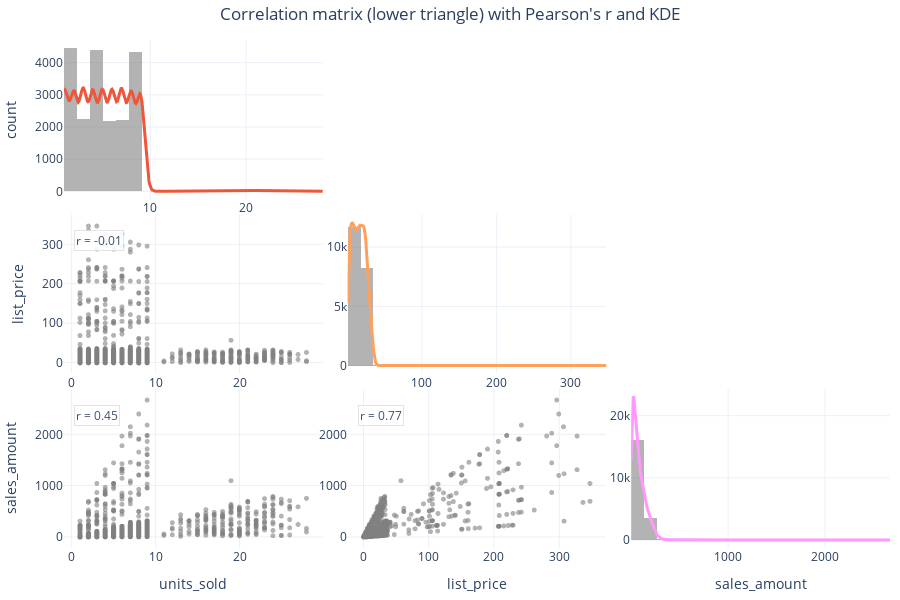

Write notebook code for a chart like this one.
### Code cell
plot_scatter_matrixpx(df_transactions_clean, columns=['units_sold', 'list_price', 'sales_amount'])

### Figure 1 — Plotly figure (JSON) as saved in the notebook; plotly's stock layout.template omitted (floating-point values rounded to 4 significant figures; data arrays with more than 128 entries replaced by an {"elided": "..."} marker saying what was removed)
{"data": [{"hovertemplate": "units_sold: %{x}<br>count: %{y}<extra></extra>", "marker": {"color": "grey"}, "opacity": 0.6, "showlegend": false, "type": "histogram", "x": {"elided": "20078 int values"}, "xaxis": "x", "xbins": {"end": 28, "size": 1.35, "start": 1}, "yaxis": "y"}, {"hovertemplate": "units_sold: %{x}<br>KDE(counts): %{y}<extra></extra>", "line": {"width": 3}, "mode": "lines", "name": "KDE", "showlegend": false, "type": "scatter", "x": {"elided": "400 float values"}, "xaxis": "x", "y": {"elided": "400 float values"}, "yaxis": "y"}, {"hovertemplate": "units_sold: %{x}<br>list_price: %{y}<extra></extra>", "marker": {"color": "grey", "opacity": 0.6, "size": 5}, "mode": "markers", "showlegend": false, "type": "scattergl", "x": {"elided": "20078 int values"}, "xaxis": "x4", "y": {"elided": "20078 float values"}, "yaxis": "y4"}, {"hovertemplate": "list_price: %{x}<br>count: %{y}<extra></extra>", "marker": {"color": "grey"}, "opacity": 0.6, "showlegend": false, "type": "histogram", "x": {"elided": "20078 float values"}, "xaxis": "x5", "xbins": {"end": 347.7, "size": 17.37, "start": 0.2491}, "yaxis": "y5"}, {"hovertemplate": "list_price: %{x}<br>KDE(counts): %{y}<extra></extra>", "line": {"width": 3}, "mode": "lines", "name": "KDE", "showlegend": false, "type": "scatter", "x": {"elided": "400 float values"}, "xaxis": "x5", "y": {"elided": "400 float values"}, "yaxis": "y5"}, {"hovertemplate": "units_sold: %{x}<br>sales_amount: %{y}<extra></extra>", "marker": {"color": "grey", "opacity": 0.6, "size": 5}, "mode": "markers", "showlegend": false, "type": "scattergl", "x": {"elided": "20078 int values"}, "xaxis": "x7", "y": {"elided": "20078 float values"}, "yaxis": "y7"}, {"hovertemplate": "list_price: %{x}<br>sales_amount: %{y}<extra></extra>", "marker": {"color": "grey", "opacity": 0.6, "size": 5}, "mode": "markers", "showlegend": false, "type": "scattergl", "x": {"elided": "20078 float values"}, "xaxis": "x8", "y": {"elided": "20078 float values"}, "yaxis": "y8"}, {"hovertemplate": "sales_amount: %{x}<br>count: %{y}<extra></extra>", "marker": {"color": "grey"}, "opacity": 0.6, "showlegend": false, "type": "histogram", "x": {"elided": "20078 float values"}, "xaxis": "x9", "xbins": {"end": 2670.0, "size": 133.5, "start": 0.35}, "yaxis": "y9"}, {"hovertemplate": "sales_amount: %{x}<br>KDE(counts): %{y}<extra></extra>", "line": {"width": 3}, "mode": "lines", "name": "KDE", "showlegend": false, "type": "scatter", "x": {"elided": "400 float values"}, "xaxis": "x9", "y": {"elided": "400 float values"}, "yaxis": "y9"}], "layout": {"annotations": [{"bgcolor": "white", "bordercolor": "#e0e0e0", "borderwidth": 1, "font": {"size": 12}, "opacity": 0.9, "showarrow": false, "text": "r = -0.01", "x": 0.04, "xref": "x4 domain", "y": 0.9, "yref": "y4 domain"}, {"bgcolor": "white", "bordercolor": "#e0e0e0", "borderwidth": 1, "font": {"size": 12}, "opacity": 0.9, "showarrow": false, "text": "r = 0.45", "x": 0.04, "xref": "x7 domain", "y": 0.9, "yref": "y7 domain"}, {"bgcolor": "white", "bordercolor": "#e0e0e0", "borderwidth": 1, "font": {"size": 12}, "opacity": 0.9, "showarrow": false, "text": "r = 0.77", "x": 0.04, "xref": "x8 domain", "y": 0.9, "yref": "y8 domain"}], "height": 600, "margin": {"b": 40, "l": 40, "r": 10, "t": 40}, "title": {"text": "Correlation matrix (lower triangle) with Pearson's r and KDE", "x": 0.5}, "xaxis": {"anchor": "y", "domain": [0, 0.3133], "showgrid": true, "zeroline": false}, "xaxis2": {"anchor": "y2", "domain": [0.3433, 0.6567], "showgrid": true, "visible": false, "zeroline": false}, "xaxis3": {"anchor": "y3", "domain": [0.6867, 1.0], "showgrid": true, "visible": false, "zeroline": false}, "xaxis4": {"anchor": "y4", "domain": [0, 0.3133], "showgrid": true, "zeroline": false}, "xaxis5": {"anchor": "y5", "domain": [0.3433, 0.6567], "showgrid": true, "zeroline": false}, "xaxis6": {"anchor": "y6", "domain": [0.6867, 1.0], "showgrid": true, "visible": false, "zeroline": false}, "xaxis7": {"anchor": "y7", "domain": [0, 0.3133], "showgrid": true, "title": {"text": "units_sold"}, "zeroline": false}, "xaxis8": {"anchor": "y8", "domain": [0.3433, 0.6567], "showgrid": true, "title": {"text": "list_price"}, "zeroline": false}, "xaxis9": {"anchor": "y9", "domain": [0.6867, 1.0], "showgrid": true, "title": {"text": "sales_amount"}, "zeroline": false}, "yaxis": {"anchor": "x", "domain": [0.6867, 1.0], "showgrid": true, "title": {"text": "count"}, "zeroline": false}, "yaxis2": {"anchor": "x2", "domain": [0.6867, 1.0], "showgrid": true, "visible": false, "zeroline": false}, "yaxis3": {"anchor": "x3", "domain": [0.6867, 1.0], "showgrid": true, "visible": false, "zeroline": false}, "yaxis4": {"anchor": "x4", "domain": [0.3433, 0.6567], "showgrid": true, "title": {"text": "list_price"}, "zeroline": false}, "yaxis5": {"anchor": "x5", "domain": [0.3433, 0.6567], "showgrid": true, "zeroline": false}, "yaxis6": {"anchor": "x6", "domain": [0.3433, 0.6567], "showgrid": true, "visible": false, "zeroline": false}, "yaxis7": {"anchor": "x7", "domain": [0, 0.3133], "showgrid": true, "title": {"text": "sales_amount"}, "zeroline": false}, "yaxis8": {"anchor": "x8", "domain": [0, 0.3133], "showgrid": true, "zeroline": false}, "yaxis9": {"anchor": "x9", "domain": [0, 0.3133], "showgrid": true, "zeroline": false}}}
